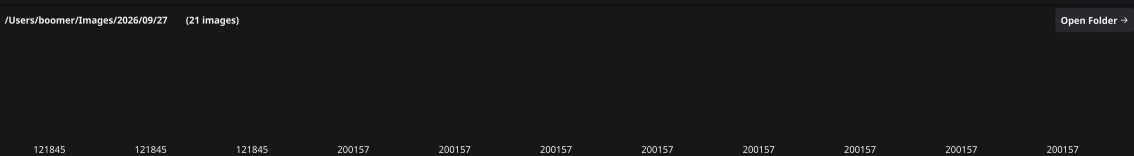
#> input picture Untitled.jpg, 3400 x 468 px (shown at 1/3 size)
$ python make-contact-sheets.py .
#> lines starting #> are read from the running program, lines starting #| are printed output that depends on the picture
#!/usr/bin/env python3

import argparse
import tempfile
from collections import defaultdict
from contextlib import suppress
from pathlib import Path
import subprocess

from PIL import Image, ImageDraw, ImageFont, ImageOps


IMAGE_EXTENSIONS = {
    ".jpg",
    ".jpeg",
    ".png",
    ".gif",
    ".bmp",
    ".tiff",
    ".webp",
}


def find_images(root):
    """Recursively find supported image files."""
    for path in root.rglob("*"):
        if path.is_file() and path.suffix.lower() in IMAGE_EXTENSIONS:
            yield path


def make_contact_sheet(directory, paths, output_dir):
    """Create a contact sheet for all images in one directory."""

    thumb_width = 650
    thumb_height = 650
    columns = 4

    header_height = 130
    filename_height = 42

    rows = (len(paths) + columns - 1) // columns

    sheet_width = columns * thumb_width
    sheet_height = header_height + rows * (thumb_height + filename_height)

    try:
        title_font = ImageFont.truetype("DejaVuSans-Bold.ttf", 42)
        path_font = ImageFont.truetype("DejaVuSans.ttf", 22)
        file_font = ImageFont.truetype("DejaVuSans.ttf", 18)
    except OSError:
        title_font = ImageFont.load_default()
        path_font = ImageFont.load_default()
        file_font = ImageFont.load_default()

    title_ascent, title_descent = title_font.getmetrics()
    path_ascent, path_descent = path_font.getmetrics()

    mypad = 15

    header_height = 130
    filename_height = 42

    sheet = Image.new(
        "RGB",
        (sheet_width, sheet_height),
        "white",
    )
#> sheet: PIL image 2600x822 RGB; every value is 255

    draw = ImageDraw.Draw(sheet)

    # Header
    draw.text(
        (15, mypad),
        f"{directory.name} — {len(paths)} images",
        fill="black",
        font=title_font,
    )

    draw.text(
        (15, mypad + title_ascent + title_descent + 10),
        str(directory),
        fill="black",
        font=path_font,
    )

    # Images
    for i, path in enumerate(paths):
        with suppress(Exception):
            with Image.open(path) as im:
#> im is the input picture: PIL image 3400x468 RGB; mean R, G, B 24.9, 24.9, 27
                im = ImageOps.exif_transpose(im).convert("RGB")
                im.thumbnail((thumb_width - 10, thumb_height - 10))
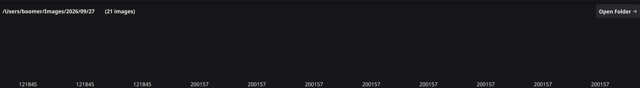
#> im: PIL image 640x88 RGB; mean R, G, B 24.9, 24.9, 27

                x = (i % columns) * thumb_width
                y = header_height + (i // columns) * (thumb_height + filename_height)

                # Center image in its cell.
                px = x + (thumb_width - im.width) // 2
#> px = 5
                py = y + (thumb_height - im.height) // 2
#> py = 411

                sheet.paste(im, (px, py))
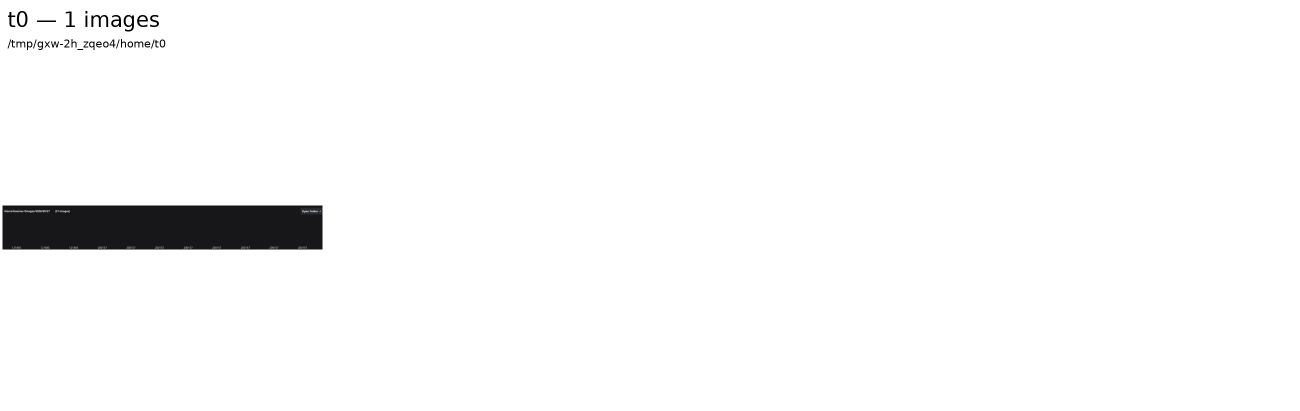
#> sheet: PIL image 2600x822 RGB (shown at 1/2 size); mean R, G, B 248.5, 248.5, 248.6

                # Original filename.
                draw.text(
                    (x + 5, y + thumb_height + 8),
                    f"FILENAME: {path.name}",
                    fill="black",
                    font=file_font,
                )

    output = output_dir / f"{i:03d}-{directory.name}.jpg"
    sheet.save(output, quality=90)

    return output


def main():
    parser = argparse.ArgumentParser(
        description="Create contact sheets for images grouped by directory."
    )

    parser.add_argument(
        "root",
        type=Path,
        help="Root directory to recursively search for images.",
    )

    parser.add_argument(
        "--output",
        type=Path,
        help="Output directory for contact sheets.",
    )

    parser.add_argument(
        "--open",
        action="store_true",
        help="Open generated contact sheets with qlmanage.",
    )

    args = parser.parse_args()

    root = args.root.expanduser().resolve()

    if not root.is_dir():
        parser.error(f"Not a directory: {root}")

    # Find and group images by their immediate parent directory.
    groups = defaultdict(list)

    for path in find_images(root):
        groups[path.parent].append(path)

    if not groups:
        print(f"No images found under {root}")
        return

    # Use a temporary directory unless the user supplied --output.
    if args.output:
        output_dir = args.output.expanduser().resolve()
        output_dir.mkdir(parents=True, exist_ok=True)
    else:
        output_dir = Path(tempfile.mkdtemp(prefix="contact-sheets-"))

    print(f"Root:   {root}")
    print(f"Output: {output_dir}")
    print(f"Groups: {len(groups)}")

    contact_sheets = []

    for directory, paths in sorted(groups.items()):
        paths.sort()

        print()
        print(f"directory: {directory}")
        print(f"images:    {len(paths)}")

        output = make_contact_sheet(
            directory,
            paths,
            output_dir,
        )

        contact_sheets.append(output)

    print()
    print(f"Created {len(contact_sheets)} contact sheets.")
    print(f"Output: {output_dir}")

    if args.open:
        subprocess.run(
            ["qlmanage", "-p", *map(str, contact_sheets)],
            stdout=subprocess.DEVNULL,
            stderr=subprocess.DEVNULL,
        )


if __name__ == "__main__":
    main()
